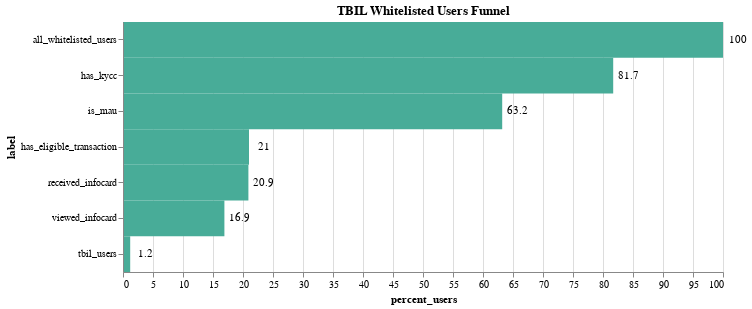

Notebook source saved alongside this figure:
### Code cell
af.bar_single_label(
    df_happy_funnel_all, af.teal, "percent_users:Q", "label:O", 600, 250, "-x"
).properties(title="TBIL Whitelisted Users Funnel").configure_axis(labelLimit=500)

### Figure 1 — Vega-Lite specification as saved in the notebook (floating-point values rounded to 4 significant figures)
{"config": {"view": {"continuousWidth": 400, "continuousHeight": 300}, "axis": {"labelLimit": 500}}, "layer": [{"mark": {"type": "rect", "color": "#48AC98"}, "encoding": {"x": {"type": "quantitative", "field": "percent_users"}, "y": {"type": "ordinal", "field": "label", "sort": "-x"}}, "height": 250, "width": 600}, {"mark": {"type": "text", "align": "center", "baseline": "middle", "dx": 15}, "encoding": {"text": {"type": "quantitative", "field": "percent_users"}, "x": {"type": "quantitative", "field": "percent_users"}, "y": {"type": "ordinal", "field": "label", "sort": "-x"}}, "height": 250, "width": 600}], "data": {"name": "data-8cd4e8bc91ba220f0a5d2d9e7ee88ac3"}, "title": "TBIL Whitelisted Users Funnel", "$schema": "https://vega.github.io/schema/vega-lite/v4.8.1.json", "datasets": {"data-8cd4e8bc91ba220f0a5d2d9e7ee88ac3": [{"index": 31, "label": "all_whitelisted_users", "risk_provider_group": "All", "users": 50531, "percent_users": 100.0}, {"index": 28, "label": "has_kycc", "risk_provider_group": "All", "users": 41305, "percent_users": 81.7}, {"index": 29, "label": "is_mau", "risk_provider_group": "All", "users": 31951, "percent_users": 63.2}, {"index": 33, "label": "has_eligible_transaction", "risk_provider_group": "All", "users": 10604, "percent_users": 21.0}, {"index": 34, "label": "received_infocard", "risk_provider_group": "All", "users": 10538, "percent_users": 20.9}, {"index": 30, "label": "viewed_infocard", "risk_provider_group": "All", "users": 8541, "percent_users": 16.9}, {"index": 32, "label": "tbil_users", "risk_provider_group": "All", "users": 602, "percent_users": 1.2}]}}
